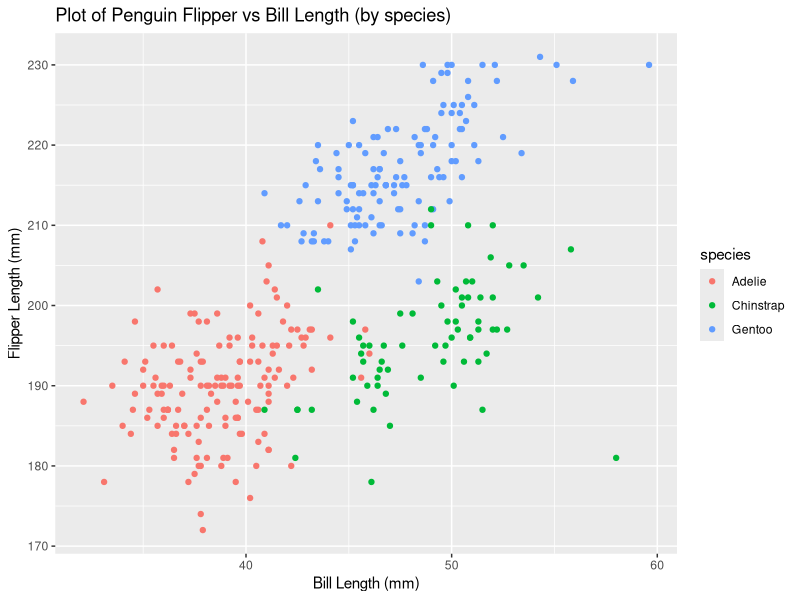
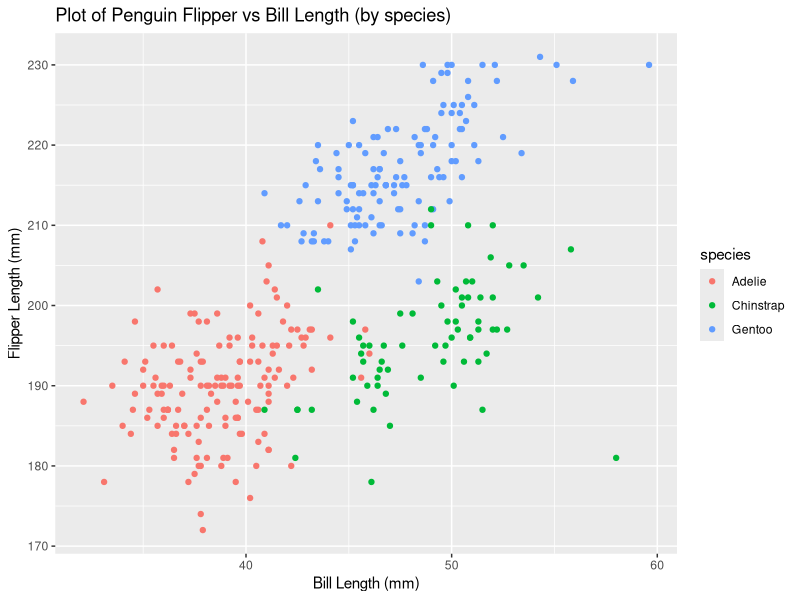

R code for these plots, in order:
## ---- chunk 1
library(tidyverse)
## ---- chunk 2
data("penguins", package = "palmerpenguins")

penguins
## ---- chunk 3
##Create scatterplot of flipper length (y) vs bill length (x)
ggplot(penguins, aes(x = bill_length_mm, y = flipper_length_mm, color = species)) + geom_point() + xlab("Bill Length (mm)") + ylab("Flipper Length (mm)") + ggtitle("Plot of Penguin Flipper vs Bill Length (by species)")
## ---- chunk 4
##Save scatterplot to project directory
ggsave("flipper_vs_bill_scatterplot.pdf", height = 4, width = 6)
## ---- chunk 5
problem2_df = tibble(
  rand_samp_10 = rnorm(10),
  greater_zero = c(rand_samp_10 > 0),
  char_vec_10 = c("a", "b", "c", "d", "e", "f", "g", "h", "i", "j"),
  vec_factor_10 = factor(c("high", "medium", "low", "medium","high", "high", "low", "low", "medium", "high"))
)
## ---- chunk 6
mean(pull(problem2_df, rand_samp_10))
mean(pull(problem2_df, greater_zero))
mean(pull(problem2_df, char_vec_10))
mean(pull(problem2_df, vec_factor_10))
## ---- chunk 7
as.numeric(pull(problem2_df, greater_zero))
as.numeric(pull(problem2_df, char_vec_10))
as.numeric(pull(problem2_df, vec_factor_10))
